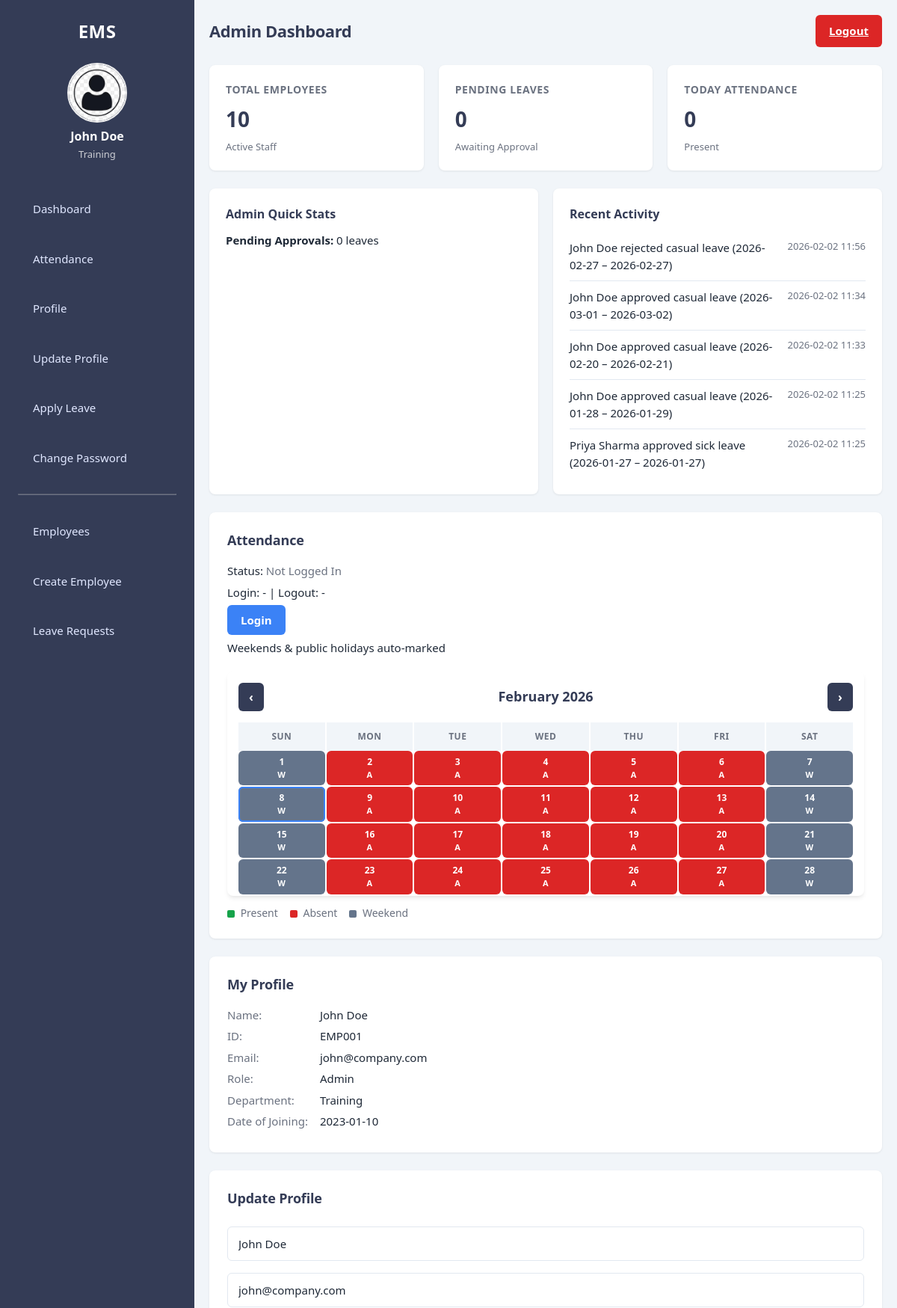
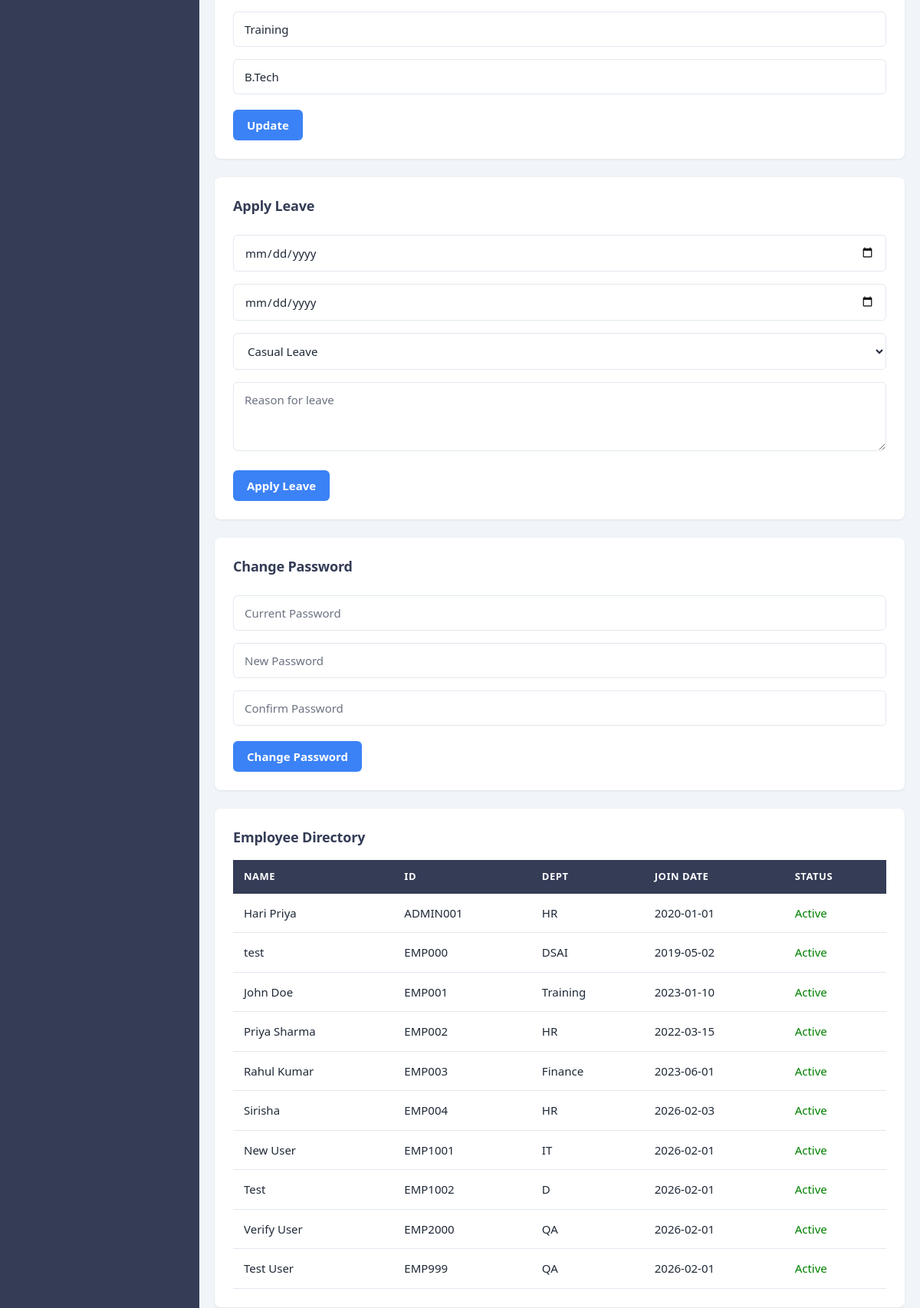
The app's page /admin (signed in, upper part) with its own data (2 pictures, top to bottom).
### tables this page shows
CREATE TABLE employees (
            id INTEGER PRIMARY KEY AUTOINCREMENT,
            name TEXT NOT NULL,
            emp_id TEXT UNIQUE,
            email TEXT NOT NULL,
            department TEXT NOT NULL,
            salary TEXT,
            join_date TEXT,
            username TEXT UNIQUE,
            profile_image TEXT,
            qualification TEXT
        );

CREATE TABLE leaves (
            id INTEGER PRIMARY KEY AUTOINCREMENT,
            emp_id TEXT NOT NULL,
            from_date TEXT NOT NULL,
            to_date TEXT NOT NULL,
            type TEXT NOT NULL,
            reason TEXT,
            status TEXT DEFAULT 'pending',
            applied_at TEXT DEFAULT (datetime('now'))
        );

### app.py (the view, shortened to what this page needs)
@app.route("/admin")
def admin_dashboard():
    if "user" not in session:
        return redirect("/")
    conn = get_connection()
    cursor = conn.cursor()
    cursor.execute("SELECT * FROM employees ORDER BY emp_id")
    employees = [dict(row) for row in cursor.fetchall()]
    cursor.execute(
        """SELECT l.*, e.name FROM leaves l
           JOIN employees e ON l.emp_id = e.emp_id
           WHERE l.status = 'pending' ORDER BY l.applied_at DESC"""
    )
    pending_leaves = [dict(row) for row in cursor.fetchall()]
    cursor.execute("SELECT COUNT(*) FROM employees")
    total_employees = cursor.fetchone()[0]
    cursor.execute("SELECT COUNT(*) FROM leaves WHERE status = 'pending'")
    pending_leaves_count = cursor.fetchone()[0]
    today = datetime.now().strftime("%Y-%m-%d")
    cursor.execute(
        "SELECT COUNT(*) FROM attendance WHERE date=? AND status='present'",
        (today,),
    )
    today_attendance = cursor.fetchone()[0]
    admin_emp_id = get_emp_id()
    cursor.execute(
        "SELECT * FROM attendance WHERE emp_id=? AND date=?",
        (admin_emp_id, today),
    )
    admin_att_row = cursor.fetchone()
    admin_attendance_status = dict(admin_att_row) if admin_att_row else None
    cursor.execute(
        """SELECT l.emp_id, e.name, l.type, l.from_date, l.to_date, l.status, l.applied_at
           FROM leaves l JOIN employees e ON l.emp_id = e.emp_id
           ORDER BY l.applied_at DESC LIMIT 5"""
    )
    recent_leaves = [dict(row) for row in cursor.fetchall()]
    cursor.execute(
        """SELECT a.emp_id, e.name, a.login_time
           FROM attendance a JOIN employees e ON a.emp_id = e.emp_id
           WHERE a.date = ? AND a.status = 'present' AND a.login_time IS NOT NULL
           ORDER BY a.login_time DESC""",
        (today,),
    )
    today_attendance_list = [dict(row) for row in cursor.fetchall()]
    recent_activity = []
    for leave in recent_leaves:
        applied_at = leave.get("applied_at") or ""
        status_label = "applied for" if leave["status"] == "pending" else leave["status"]
        recent_activity.append({
            "type": "leave",
            "message": f"{leave['name']} {status_label} {leave['type']} leave ({leave['from_date']} – {leave['to_date']})",
            "time": applied_at[:16] if len(applied_at) >= 16 else applied_at,
            "sort_key": applied_at,
        })
    recent_activity.sort(key=lambda x: x["sort_key"], reverse=True)
    recent_activity = recent_activity[:8]
    conn.close()
    current_user = get_current_employee()
    if not current_user:
        current_user = {"name": "Admin", "emp_id": "ADMIN001", "department": "HR", "email": "admin@company.com", "join_date": "2020-01-01", "profile_image": None, "qualification": ""}
    return render_template(
        "admin_dashboard.html",
        employees=employees,
        pending_leaves=pending_leaves,
        total_employees=total_employees,
        pending_leaves_count=pending_leaves_count,
        today_attendance=today_attendance,
        current_user=current_user,
        admin_attendance_status=admin_attendance_status,
        recent_activity=recent_activity,
    )

### app.py (called while the page is built)
def get_emp_id():
    username = session.get("user")
    if not username:
        return None
    if username == "admin":
        return "ADMIN001"
    conn = get_connection()
    cursor = conn.cursor()
    cursor.execute("SELECT emp_id FROM employees WHERE username=? OR emp_id=?", (username, username))
    row = cursor.fetchone()
    conn.close()
    return row["emp_id"] if row else None

def get_current_employee():
    emp_id = get_emp_id()
    if not emp_id:
        return None
    conn = get_connection()
    cursor = conn.cursor()
    cursor.execute("SELECT * FROM employees WHERE emp_id=?", (emp_id,))
    row = cursor.fetchone()
    conn.close()
    return dict(row) if row else None

### db.py (called while the page is built)
def get_connection():
    conn = sqlite3.connect(DB_PATH, timeout=10, check_same_thread=False)
    conn.row_factory = sqlite3.Row
    conn.execute("PRAGMA journal_mode=WAL;")
    conn.execute("PRAGMA busy_timeout = 5000;")  # wait up to 5s if DB is busy
    return conn

### templates/admin_dashboard.html (shortened to what this page needs)
<!DOCTYPE html>
<html>
<head>
    <link rel="stylesheet" href="{{ url_for('static', filename='css/style.css') }}">
</head>
<body>
<div class="layout">
    <div class="sidebar">
        <h2>EMS</h2>
        <div class="profile-box">
            <label for="profilePic">
                <img src="{{ current_user.profile_image and url_for('static', filename=current_user.profile_image) or url_for('static', filename='images/pp.png') }}" id="profileImage" alt="profile picture">
            </label>
            <p>{{ current_user.name }}</p>
            <small>{{ current_user.department }}</small>
        </div>
        <ul class="list-styling">
            <li><a href="#dashboard">Dashboard</a></li>
            <li><a href="#attendance">Attendance</a></li>
            <li><a href="#profile">Profile</a></li>
            <li><a href="#update-profile">Update Profile</a></li>
            <li><a href="#apply-leave">Apply Leave</a></li>
            <li><a href="#change-password">Change Password</a></li>
            <hr style="margin:15px 0; opacity:0.3;">
            <li><a href="#employees">Employees</a></li>
            <li><a href="#create-employee">Create Employee</a></li>
            <li><a href="#leave-requests">Leave Requests</a></li>
        </ul>
    </div>
    <div class="main">
        <div id="dashboard">
            <div class="topbar">
                <h2>Admin Dashboard</h2>
                <a href="{{ url_for('logout') }}" class="btn danger">Logout</a>
            </div>
            <div class="cards">
                <div class="card">
                    <h3>Total Employees</h3>
                    <p id="totalEmployees">{{ total_employees }}</p>
                    <small>Active Staff</small>
                </div>
                <div class="card">
                    <h3>Pending Leaves</h3>
                    <p id="pendingLeavesAdmin">{{ pending_leaves_count }}</p>
                    <small>Awaiting Approval</small>
                </div>
                <div class="card">
                    <h3>Today Attendance</h3>
                    <p id="todayAttendanceNum">{{ today_attendance }}</p>
                    <small>Present</small>
                </div>
            </div>
            <div class="content-row">
                <div class="box">
                    <h3>Admin Quick Stats</h3>
                    <p><strong>Pending Approvals:</strong> {{ pending_leaves_count }} leaves</p>
                </div>
                <div class="box">
                    <h3>Recent Activity</h3>
                    {% if recent_activity %}
                    <ul class="recent-activity-list">
                        {% for item in recent_activity %}
                        <li>
                            <span class="activity-message">{{ item.message }}</span>
                            {% if item.time %}<span class="activity-time">{{ item.time }}</span>{% endif %}
                        </li>
                        {% endfor %}
                    </ul>
                    {% else %}
                    <p class="text-muted">No recent activity yet.</p>
                    {% endif %}
                </div>
            </div>
        </div>
        <div class="section" id="attendance">
            <h3>Attendance</h3>
            <p>Status: <strong id="admin-status" class="status-text">{{ 'Logged In' if admin_attendance_status and admin_attendance_status.status == 'present' and not admin_attendance_status.logout_time else 'Not Logged In' }}</strong></p>
            <p id="admin-time-display" class="attendance-times">
                {% if admin_attendance_status and admin_attendance_status.login_time %}
                Login: {{ admin_attendance_status.login_time }}{% if admin_attendance_status.logout_time %} | Logout: {{ admin_attendance_status.logout_time }}{% else %} | Logout: -{% endif %}
                {% else %}
                Login: - | Logout: -
                {% endif %}
            </p>
            <button class="btn" id="adminAttendanceBtn" onclick="toggleAdminAttendance()">{{ 'Logout' if admin_attendance_status and admin_attendance_status.status == 'present' and not admin_attendance_status.logout_time else 'Login' }}</button>
            <p class="note">Weekends & public holidays auto-marked</p>
            <div class="calendar-container" style="margin-top:20px;" id="adminCalendar"></div>
            <div class="calendar-legend">
                <span><span class="legend-dot legend-present"></span> Present</span>
                <span><span class="legend-dot legend-absent"></span> Absent</span>
                <span><span class="legend-dot legend-weekend"></span> Weekend</span>
            </div>
        </div>
        <div class="section" id="profile">
            <h3>My Profile</h3>
            <p><strong>Name:</strong> {{ current_user.name }}</p>
            <p><strong>ID:</strong> {{ current_user.emp_id }}</p>
            <p><strong>Email:</strong> {{ current_user.email }}</p>
            <p><strong>Role:</strong> Admin</p>
            <p><strong>Department:</strong> {{ current_user.department }}</p>
            <p><strong>Date of Joining:</strong> {{ current_user.join_date }}</p>
        </div>
        <div class="section" id="update-profile">
            <h3>Update Profile</h3>
            <form method="POST" action="/update_profile">
                <input type="text" name="name" placeholder="Full Name" value="{{ current_user.name }}" required>
                <input type="email" name="email" placeholder="Email" value="{{ current_user.email }}" required>
                <input type="text" name="department" placeholder="Department" value="{{ current_user.department }}" required>
                <input type="text" name="qualification" placeholder="Qualification" value="{{ current_user.qualification or '' }}">
                <button class="btn">Update</button>
            </form>
        </div>
        <div class="section" id="apply-leave">
            <h3>Apply Leave</h3>
            <form id="leaveForm" onsubmit="applyLeave(event)">
                <input type="date" id="fromDate" required>
                <input type="date" id="toDate" required>
                <select id="leaveType">
                    <option value="casual">Casual Leave</option>
                </select>
                <textarea id="reason" placeholder="Reason for leave" required></textarea>
                <button class="btn">Apply Leave</button>
            </form>
        </div>
        <div class="section" id="change-password">
            <h3>Change Password</h3>
            <form method="POST" action="/change_password">
                <input type="password" name="currentPwd" placeholder="Current Password" required>
                <input type="password" name="newPwd" placeholder="New Password" required>
                <input type="password" name="confirmPwd" placeholder="Confirm Password" required>
                <button class="btn">Change Password</button>
            </form>
        </div>
        <div class="section" id="employees">
            <h3>Employee Directory</h3>
            <div class="table-wrap">
                <table>
                    <thead>
                        <tr>
                            <th>Name</th><th>ID</th><th>Dept</th><th>Join Date</th><th>Status</th>
                        </tr>
                    </thead>
                    <tbody>
                        {% for emp in employees %}
                        <tr>
                            <td>{{ emp.name }}</td>
                            <td>{{ emp.emp_id }}</td>
                            <td>{{ emp.department }}</td>
                            <td>{{ emp.join_date or '-' }}</td>
                            <td style="color:green;">Active</td>
                        </tr>
                        {% endfor %}
                    </tbody>
                </table>
            </div>
        </div>
    </div>
</div>
</body>
</html>

### records on screen
employees: name "John Doe", department "Training", emp_id "EMP001", email "john@company.com", join_date "2023-01-10", qualification "B.Tech"
leaves: message "John Doe rejected casual leave (2026-02-27 – 2026-02-27)", time "2026-02-02 11:56"
leaves: message "John Doe approved casual leave (2026-03-01 – 2026-03-02)", time "2026-02-02 11:34"
leaves: message "John Doe approved casual leave (2026-02-20 – 2026-02-21)", time "2026-02-02 11:33"
leaves: message "John Doe approved casual leave (2026-01-28 – 2026-01-29)", time "2026-02-02 11:25"
leaves: message "Priya Sharma approved sick leave (2026-01-27 – 2026-01-27)", time "2026-02-02 11:25"
employees: name "Hari Priya", emp_id "ADMIN001", department "HR", join_date "2020-01-01"
employees: name "test", emp_id "EMP000", department "DSAI", join_date "2019-05-02"
employees: name "Priya Sharma", emp_id "EMP002", department "HR", join_date "2022-03-15"
employees: name "Rahul Kumar", emp_id "EMP003", department "Finance", join_date "2023-06-01"
employees: name "Sirisha", emp_id "EMP004", department "HR", join_date "2026-02-03"
employees: name "New User", emp_id "EMP1001", department "IT", join_date "2026-02-01"
employees: name "Test", emp_id "EMP1002", department "D", join_date "2026-02-01"
employees: name "Verify User", emp_id "EMP2000", department "QA", join_date "2026-02-01"
employees: name "Test User", emp_id "EMP999", department "QA", join_date "2026-02-01"

### other values on screen
{{ total_employees }} "10"
{{ pending_leaves_count }} "0"
{{ today_attendance }} "0"
